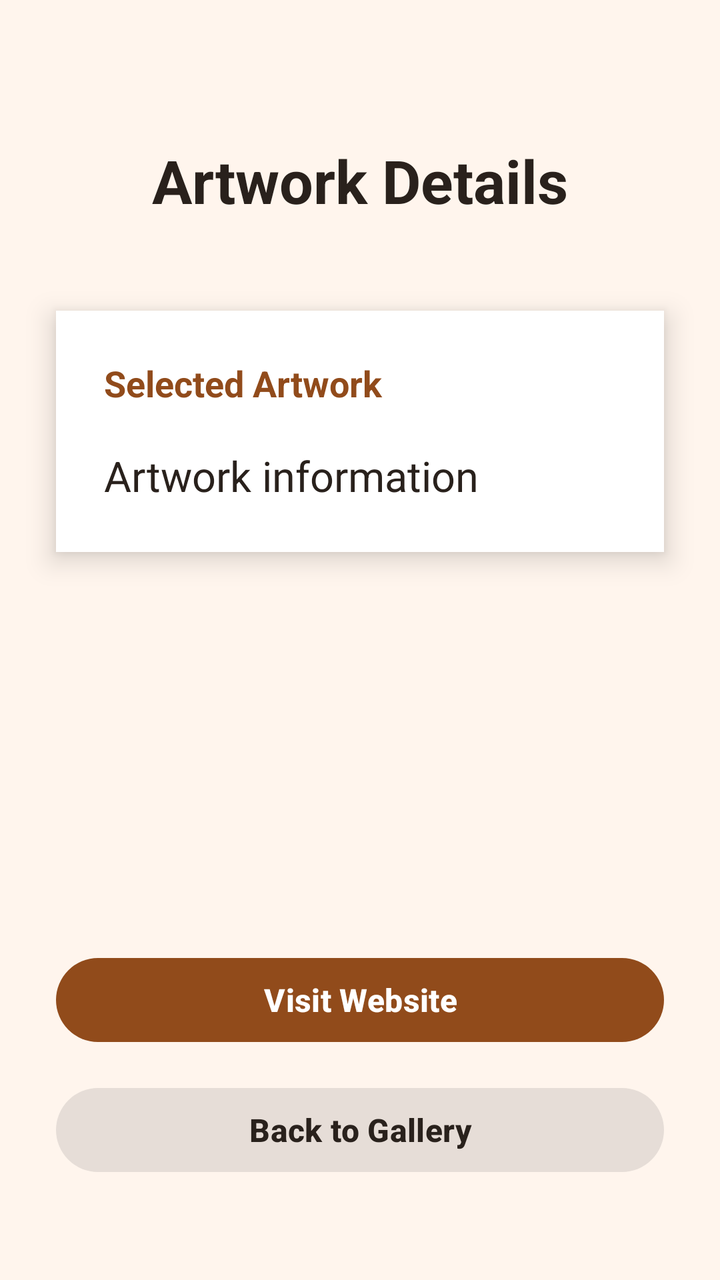
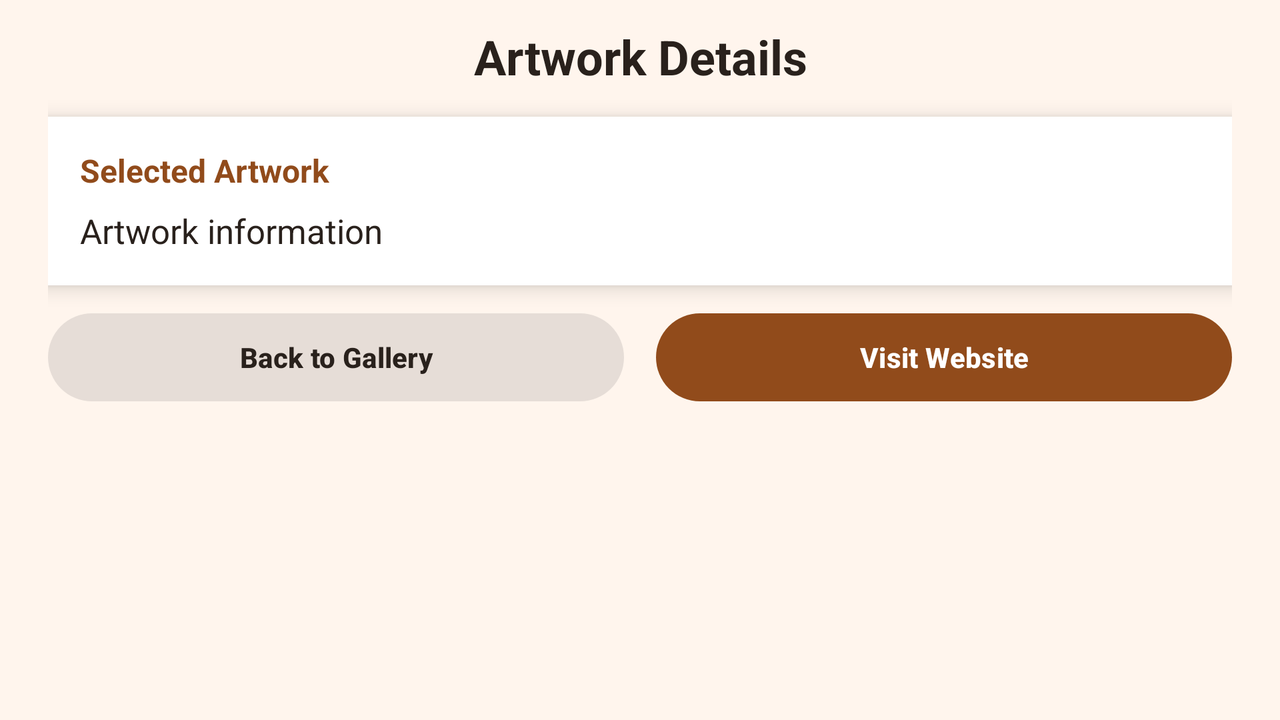

Two renders of one Android screen. The first uses the default layout on a phone; the second uses the alternative layout the repository ships for a different screen configuration, on a matching device. The two XML files are below.
<!-- AndroidManifest.xml: application theme Theme.Mid_Exam_Mohamed_AlFarani -->
<!-- res/layout/activity_artwork_details.xml -->
<androidx.constraintlayout.widget.ConstraintLayout
    xmlns:android="http://schemas.android.com/apk/res/android"
    xmlns:app="http://schemas.android.com/apk/res-auto"
    xmlns:tools="http://schemas.android.com/tools"
    android:id="@+id/main"
    android:layout_width="match_parent"
    android:layout_height="match_parent"
    android:background="#FFF5ED"
    tools:context=".ArtworkDetailsActivity">


    <TextView
        android:id="@+id/detailsPageTitle"
        android:layout_width="wrap_content"
        android:layout_height="wrap_content"
        android:layout_marginTop="70dp"
        android:text="Artwork Details"
        android:textSize="30sp"
        android:textStyle="bold"
        android:textColor="#29211C"
        app:layout_constraintTop_toTopOf="parent"
        app:layout_constraintStart_toStartOf="parent"
        app:layout_constraintEnd_toEndOf="parent" />


    <LinearLayout
        android:id="@+id/detailsCard"
        android:layout_width="0dp"
        android:layout_height="wrap_content"
        android:layout_marginStart="28dp"
        android:layout_marginEnd="28dp"
        android:layout_marginTop="45dp"
        android:orientation="vertical"
        android:padding="24dp"
        android:background="#FFFFFF"
        android:elevation="8dp"
        app:layout_constraintTop_toBottomOf="@id/detailsPageTitle"
        app:layout_constraintStart_toStartOf="parent"
        app:layout_constraintEnd_toEndOf="parent">

        <TextView
            android:layout_width="match_parent"
            android:layout_height="wrap_content"
            android:text="Selected Artwork"
            android:textSize="18sp"
            android:textStyle="bold"
            android:textColor="#914B1B" />

        <TextView
            android:id="@+id/artworkDetailsText"
            android:layout_width="match_parent"
            android:layout_height="wrap_content"
            android:layout_marginTop="20dp"
            android:text="Artwork information"
            android:textSize="21sp"
            android:textColor="#29211C"
            android:lineSpacingExtra="10dp" />

    </LinearLayout>


    <Button
        android:id="@+id/visitWebsiteButton"
        android:layout_width="0dp"
        android:layout_height="50dp"
        android:layout_marginStart="28dp"
        android:layout_marginEnd="28dp"
        android:layout_marginBottom="15dp"
        android:text="Visit Website"
        android:textAllCaps="false"
        android:textSize="16sp"
        android:textStyle="bold"
        android:textColor="#FFFFFF"
        app:backgroundTint="#914B1B"
        app:cornerRadius="25dp"
        app:layout_constraintBottom_toTopOf="@id/backButton"
        app:layout_constraintStart_toStartOf="parent"
        app:layout_constraintEnd_toEndOf="parent" />


    <Button
        android:id="@+id/backButton"
        android:layout_width="0dp"
        android:layout_height="50dp"
        android:layout_marginStart="28dp"
        android:layout_marginEnd="28dp"
        android:layout_marginBottom="50dp"
        android:text="Back to Gallery"
        android:textAllCaps="false"
        android:textSize="16sp"
        android:textStyle="bold"
        android:textColor="#29211C"
        app:backgroundTint="#E6DDD7"
        app:cornerRadius="25dp"
        app:layout_constraintBottom_toBottomOf="parent"
        app:layout_constraintStart_toStartOf="parent"
        app:layout_constraintEnd_toEndOf="parent" />

</androidx.constraintlayout.widget.ConstraintLayout>
<!-- resources referenced by this layout -->
<resources>
  <style name="Theme.Mid_Exam_Mohamed_AlFarani" parent="Base.Theme.Mid_Exam_Mohamed_AlFarani" />
  <style name="Base.Theme.Mid_Exam_Mohamed_AlFarani" parent="Theme.Material3.DayNight.NoActionBar">
          
          
      </style>
</resources>
<!-- res/layout-land/activity_artwork_details.xml (the repository's variant of the layout above) -->
<!-- drawn on the phone turned sideways -->
<ScrollView
    xmlns:android="http://schemas.android.com/apk/res/android"
    xmlns:app="http://schemas.android.com/apk/res-auto"
    xmlns:tools="http://schemas.android.com/tools"
    android:id="@+id/main"
    android:layout_width="match_parent"
    android:layout_height="match_parent"
    android:background="#FFF5ED"
    android:fillViewport="true"
    tools:context=".ArtworkDetailsActivity">

    <LinearLayout
        android:layout_width="match_parent"
        android:layout_height="wrap_content"
        android:orientation="vertical"
        android:paddingStart="24dp"
        android:paddingEnd="24dp"
        android:paddingTop="12dp"
        android:paddingBottom="16dp">

        
        <TextView
            android:id="@+id/detailsPageTitle"
            android:layout_width="match_parent"
            android:layout_height="wrap_content"
            android:text="Artwork Details"
            android:textSize="24sp"
            android:textStyle="bold"
            android:textColor="#29211C"
            android:gravity="center" />

        
        <LinearLayout
            android:id="@+id/detailsCard"
            android:layout_width="match_parent"
            android:layout_height="wrap_content"
            android:layout_marginTop="14dp"
            android:orientation="vertical"
            android:padding="16dp"
            android:background="#FFFFFF"
            android:elevation="6dp">

            <TextView
                android:layout_width="match_parent"
                android:layout_height="wrap_content"
                android:text="Selected Artwork"
                android:textSize="16sp"
                android:textStyle="bold"
                android:textColor="#914B1B" />

            <TextView
                android:id="@+id/artworkDetailsText"
                android:layout_width="match_parent"
                android:layout_height="wrap_content"
                android:layout_marginTop="8dp"
                android:text="Artwork information"
                android:textSize="17sp"
                android:textColor="#29211C" />

        </LinearLayout>

        
        <LinearLayout
            android:layout_width="match_parent"
            android:layout_height="44dp"
            android:layout_marginTop="14dp"
            android:orientation="horizontal">

            <Button
                android:id="@+id/backButton"
                android:layout_width="0dp"
                android:layout_height="match_parent"
                android:layout_weight="1"
                android:layout_marginEnd="8dp"
                android:text="Back to Gallery"
                android:textAllCaps="false"
                android:textSize="14sp"
                android:textStyle="bold"
                android:textColor="#29211C"
                android:minHeight="0dp"
                android:insetTop="0dp"
                android:insetBottom="0dp"
                app:backgroundTint="#E6DDD7"
                app:cornerRadius="25dp" />

            <Button
                android:id="@+id/visitWebsiteButton"
                android:layout_width="0dp"
                android:layout_height="match_parent"
                android:layout_weight="1"
                android:layout_marginStart="8dp"
                android:text="Visit Website"
                android:textAllCaps="false"
                android:textSize="14sp"
                android:textStyle="bold"
                android:textColor="#FFFFFF"
                android:minHeight="0dp"
                android:insetTop="0dp"
                android:insetBottom="0dp"
                app:backgroundTint="#914B1B"
                app:cornerRadius="25dp" />

        </LinearLayout>

    </LinearLayout>

</ScrollView>
